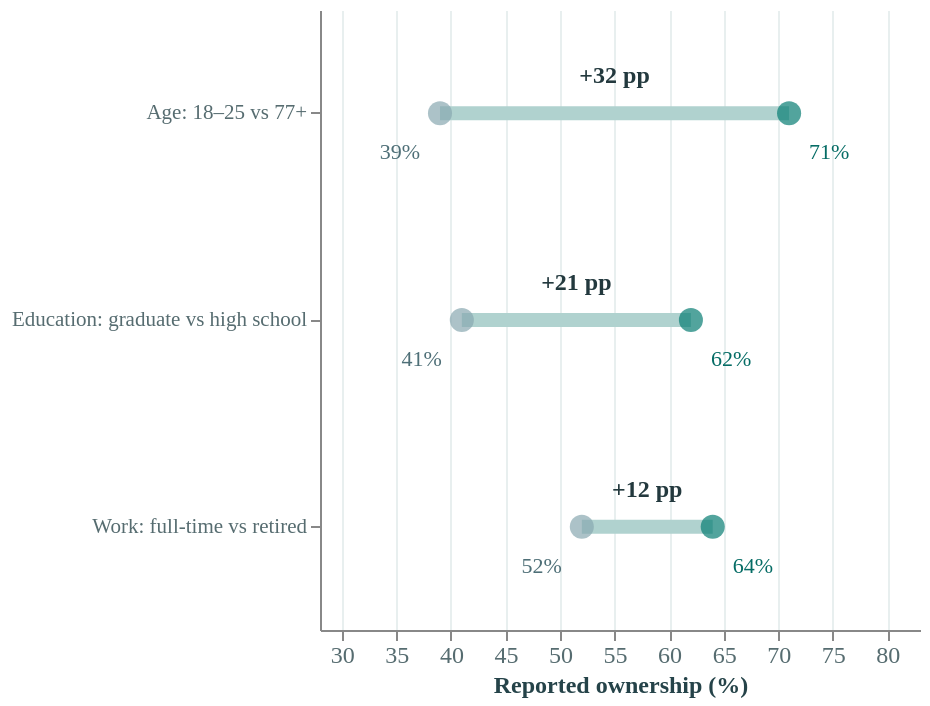

Write a Vega-Lite specification for this figure.
### Vega-Lite specification from a JSON file in a GitHub repository (floating-point values rounded to 4 significant figures)
{"$schema": "https://vega.github.io/schema/vega-lite/v6.json", "background": "white", "config": {"font": "DM Sans", "view": {"stroke": null}, "axis": {"labelColor": "#566C70", "titleColor": "#254349", "gridColor": "#E8EFEF", "labelFontSize": 12, "titleFontSize": 12}, "legend": {"labelFontSize": 12, "titleFontSize": 12}}, "width": "container", "height": 310, "data": {"values": [{"comparison": "Age: 18–25 vs 77+", "low": 39, "high": 71, "lower": "77+", "higher": "18–25"}, {"comparison": "Education: graduate vs high school", "low": 41, "high": 62, "lower": "High school", "higher": "Graduate"}, {"comparison": "Work: full-time vs retired", "low": 52, "high": 64, "lower": "Retired", "higher": "Full-time"}]}, "transform": [{"calculate": "(datum.low + datum.high)/2", "as": "mid"}, {"calculate": "'+' + (datum.high - datum.low) + ' pp'", "as": "gap"}, {"calculate": "datum.low + '%'", "as": "lowlabel"}, {"calculate": "datum.high + '%'", "as": "highlabel"}], "layer": [{"mark": {"type": "rule", "color": "#B0D2CF", "strokeWidth": 7}, "encoding": {"x": {"field": "low", "type": "quantitative", "scale": {"domain": [28, 83]}, "axis": {"title": "Reported ownership (%)", "grid": true}}, "x2": {"field": "high"}, "y": {"field": "comparison", "type": "nominal", "sort": ["Age: 18–25 vs 77+", "Education: graduate vs high school", "Work: full-time vs retired"], "axis": {"title": null, "labelLimit": 195, "labelFontSize": 10.5}}}}, {"mark": {"type": "point", "filled": true, "size": 145, "color": "#89A8B0"}, "encoding": {"x": {"field": "low", "type": "quantitative", "scale": {"domain": [28, 83]}, "axis": {"title": "Reported ownership (%)", "grid": true}}, "y": {"field": "comparison", "type": "nominal", "sort": ["Age: 18–25 vs 77+", "Education: graduate vs high school", "Work: full-time vs retired"], "axis": {"title": null, "labelLimit": 195, "labelFontSize": 10.5}}, "tooltip": [{"field": "comparison", "type": "nominal"}, {"field": "lower", "type": "nominal"}, {"field": "low", "type": "quantitative"}]}}, {"mark": {"type": "point", "filled": true, "size": 145, "color": "#087E74"}, "encoding": {"x": {"field": "high", "type": "quantitative", "scale": {"domain": [28, 83]}}, "y": {"field": "comparison", "type": "nominal", "sort": ["Age: 18–25 vs 77+", "Education: graduate vs high school", "Work: full-time vs retired"], "axis": {"title": null, "labelLimit": 195, "labelFontSize": 10.5}}}}, {"mark": {"type": "text", "dx": -10, "dy": 20, "align": "right", "fontSize": 11, "color": "#4E6F77"}, "encoding": {"x": {"field": "low", "type": "quantitative", "scale": {"domain": [28, 83]}, "axis": {"title": "Reported ownership (%)", "grid": true}}, "y": {"field": "comparison", "type": "nominal", "sort": ["Age: 18–25 vs 77+", "Education: graduate vs high school", "Work: full-time vs retired"], "axis": {"title": null, "labelLimit": 195, "labelFontSize": 10.5}}, "text": {"field": "lowlabel"}}}, {"mark": {"type": "text", "dx": 10, "dy": 20, "align": "left", "fontSize": 11, "color": "#056C65"}, "encoding": {"x": {"field": "high", "type": "quantitative", "scale": {"domain": [28, 83]}}, "y": {"field": "comparison", "type": "nominal", "sort": ["Age: 18–25 vs 77+", "Education: graduate vs high school", "Work: full-time vs retired"], "axis": {"title": null, "labelLimit": 195, "labelFontSize": 10.5}}, "text": {"field": "highlabel"}}}, {"mark": {"type": "text", "dy": -19, "fontWeight": "bold", "fontSize": 12, "color": "#23393E"}, "encoding": {"x": {"field": "mid", "type": "quantitative", "scale": {"domain": [28, 83]}}, "y": {"field": "comparison", "type": "nominal", "sort": ["Age: 18–25 vs 77+", "Education: graduate vs high school", "Work: full-time vs retired"], "axis": {"title": null, "labelLimit": 195, "labelFontSize": 10.5}}, "text": {"field": "gap"}}}]}
